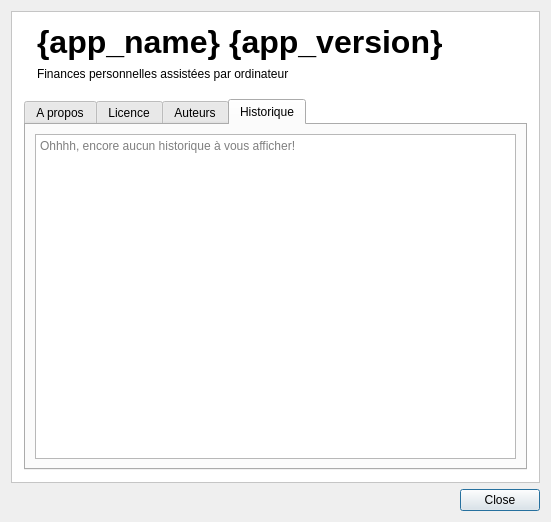
<?xml version="1.0" encoding="UTF-8"?>
<ui version="4.0">
 <class>AboutDialog</class>
 <widget class="QDialog" name="AboutDialog">
  <property name="windowModality">
   <enum>Qt::ApplicationModal</enum>
  </property>
  <property name="geometry">
   <rect>
    <x>0</x>
    <y>0</y>
    <width>551</width>
    <height>522</height>
   </rect>
  </property>
  <property name="windowTitle">
   <string>A propos de {app_name}</string>
  </property>
  <property name="windowIcon">
   <iconset resource="../resources.qrc">
    <normaloff>:/Kotidien/ui/icons/icon.svg</normaloff>:/Kotidien/ui/icons/icon.svg</iconset>
  </property>
  <property name="modal">
   <bool>true</bool>
  </property>
  <layout class="QVBoxLayout" name="verticalLayout">
   <item>
    <widget class="QFrame" name="frame">
     <property name="styleSheet">
      <string notr="true">#frame { background: #fff; }</string>
     </property>
     <property name="frameShape">
      <enum>QFrame::StyledPanel</enum>
     </property>
     <property name="frameShadow">
      <enum>QFrame::Sunken</enum>
     </property>
     <layout class="QHBoxLayout" name="horizontalLayout_2">
      <property name="leftMargin">
       <number>12</number>
      </property>
      <property name="topMargin">
       <number>12</number>
      </property>
      <property name="rightMargin">
       <number>12</number>
      </property>
      <property name="bottomMargin">
       <number>12</number>
      </property>
      <item>
       <layout class="QVBoxLayout" name="verticalLayout_2">
        <item>
         <layout class="QHBoxLayout" name="horizontalLayout">
          <item>
           <widget class="QLabel" name="logoLabel">
            <property name="text">
             <string/>
            </property>
            <property name="pixmap">
             <pixmap resource="../resources.qrc">:/Kotidien/ui/icons/icon.svg</pixmap>
            </property>
            <property name="scaledContents">
             <bool>false</bool>
            </property>
            <property name="alignment">
             <set>Qt::AlignLeading|Qt::AlignLeft|Qt::AlignTop</set>
            </property>
           </widget>
          </item>
          <item>
           <layout class="QVBoxLayout" name="verticalLayout_5">
            <item>
             <widget class="QLabel" name="nameLabel">
              <property name="sizePolicy">
               <sizepolicy hsizetype="Expanding" vsizetype="Preferred">
                <horstretch>0</horstretch>
                <verstretch>0</verstretch>
               </sizepolicy>
              </property>
              <property name="font">
               <font>
                <pointsize>24</pointsize>
                <weight>75</weight>
                <bold>true</bold>
               </font>
              </property>
              <property name="text">
               <string>&lt;html&gt;&lt;head/&gt;&lt;body&gt;&lt;p&gt;{app_name} {app_version}&lt;/p&gt;&lt;/body&gt;&lt;/html&gt;</string>
              </property>
             </widget>
            </item>
            <item>
             <widget class="QLabel" name="label_3">
              <property name="text">
               <string>Finances personnelles assistées par ordinateur</string>
              </property>
             </widget>
            </item>
           </layout>
          </item>
         </layout>
        </item>
        <item>
         <spacer name="verticalSpacer">
          <property name="orientation">
           <enum>Qt::Vertical</enum>
          </property>
          <property name="sizeType">
           <enum>QSizePolicy::Fixed</enum>
          </property>
          <property name="sizeHint" stdset="0">
           <size>
            <width>20</width>
            <height>12</height>
           </size>
          </property>
         </spacer>
        </item>
        <item>
         <widget class="QTabWidget" name="tabWidget">
          <property name="currentIndex">
           <number>3</number>
          </property>
          <widget class="QWidget" name="tab">
           <attribute name="title">
            <string>A propos</string>
           </attribute>
           <layout class="QVBoxLayout" name="verticalLayout_3">
            <item>
             <widget class="QLabel" name="descriptionLabel">
              <property name="text">
               <string>&lt;html&gt;&lt;head/&gt;&lt;body&gt;&lt;p&gt;{app_name} est une application libre écrite en language Python et visuellement construite à l'aide de la bibliothèque Qt.&lt;/p&gt;&lt;p&gt;{app_name}, propose de vous aider dans la gestion de vos finances personnelles. Sans prétentions, elle permet d'enregistrer vos transactions, tenir vos soldes à jour, et automatiser certaines taches dans le but de simplifier et fiabiliser la tenue de vos finances.&lt;/p&gt;&lt;/body&gt;&lt;/html&gt;</string>
              </property>
              <property name="alignment">
               <set>Qt::AlignLeading|Qt::AlignLeft|Qt::AlignTop</set>
              </property>
              <property name="wordWrap">
               <bool>true</bool>
              </property>
              <property name="textInteractionFlags">
               <set>Qt::LinksAccessibleByMouse|Qt::TextSelectableByKeyboard|Qt::TextSelectableByMouse</set>
              </property>
             </widget>
            </item>
            <item>
             <widget class="QLabel" name="label_5">
              <property name="text">
               <string>&lt;html&gt;&lt;head/&gt;&lt;body&gt;&lt;p&gt;{app_copyright}&lt;/p&gt;&lt;p&gt;&lt;a href=&quot;{app_licenceurl}&quot;&gt;&lt;span style=&quot; text-decoration: underline; color:#2980b9;&quot;&gt;{app_licence}&lt;/span&gt;&lt;/a&gt;&lt;/p&gt;&lt;p&gt;Adresse email: &lt;a href=&quot;mailto:{app_mail}&quot;&gt;&lt;span style=&quot; text-decoration: underline; color:#2980b9;&quot;&gt;{app_mail}&lt;/span&gt;&lt;/a&gt;&lt;/p&gt;&lt;p&gt;Site internet: &lt;a href=&quot;{app_url}&quot;&gt;&lt;span style=&quot; text-decoration: underline; color:#2980b9;&quot;&gt;{app_url}&lt;/span&gt;&lt;/a&gt;&lt;/p&gt;&lt;/body&gt;&lt;/html&gt;</string>
              </property>
              <property name="openExternalLinks">
               <bool>true</bool>
              </property>
              <property name="textInteractionFlags">
               <set>Qt::LinksAccessibleByKeyboard|Qt::LinksAccessibleByMouse</set>
              </property>
             </widget>
            </item>
           </layout>
          </widget>
          <widget class="QWidget" name="tab_2">
           <attribute name="title">
            <string>Licence</string>
           </attribute>
           <layout class="QVBoxLayout" name="verticalLayout_4">
            <property name="spacing">
             <number>0</number>
            </property>
            <property name="leftMargin">
             <number>0</number>
            </property>
            <property name="topMargin">
             <number>0</number>
            </property>
            <property name="rightMargin">
             <number>0</number>
            </property>
            <property name="bottomMargin">
             <number>0</number>
            </property>
            <item>
             <widget class="QScrollArea" name="licenceList">
              <property name="frameShape">
               <enum>QFrame::NoFrame</enum>
              </property>
              <property name="widgetResizable">
               <bool>true</bool>
              </property>
              <widget class="QWidget" name="scrollAreaWidgetContents">
               <property name="geometry">
                <rect>
                 <x>0</x>
                 <y>0</y>
                 <width>501</width>
                 <height>250</height>
                </rect>
               </property>
               <property name="sizePolicy">
                <sizepolicy hsizetype="Preferred" vsizetype="Fixed">
                 <horstretch>0</horstretch>
                 <verstretch>0</verstretch>
                </sizepolicy>
               </property>
               <property name="minimumSize">
                <size>
                 <width>0</width>
                 <height>250</height>
                </size>
               </property>
               <layout class="QGridLayout" name="gridLayout_2">
                <property name="leftMargin">
                 <number>6</number>
                </property>
                <property name="topMargin">
                 <number>6</number>
                </property>
                <property name="rightMargin">
                 <number>6</number>
                </property>
                <property name="bottomMargin">
                 <number>6</number>
                </property>
                <property name="spacing">
                 <number>0</number>
                </property>
               </layout>
              </widget>
             </widget>
            </item>
           </layout>
          </widget>
          <widget class="QWidget" name="tab_3">
           <attribute name="title">
            <string>Auteurs</string>
           </attribute>
           <layout class="QGridLayout" name="gridLayout">
            <property name="leftMargin">
             <number>0</number>
            </property>
            <property name="topMargin">
             <number>0</number>
            </property>
            <property name="rightMargin">
             <number>0</number>
            </property>
            <property name="bottomMargin">
             <number>0</number>
            </property>
            <property name="spacing">
             <number>0</number>
            </property>
            <item row="0" column="1">
             <widget class="QScrollArea" name="authorsList">
              <property name="frameShape">
               <enum>QFrame::NoFrame</enum>
              </property>
              <property name="widgetResizable">
               <bool>true</bool>
              </property>
              <widget class="QWidget" name="scrollAreaWidgetContents_2">
               <property name="geometry">
                <rect>
                 <x>0</x>
                 <y>0</y>
                 <width>501</width>
                 <height>250</height>
                </rect>
               </property>
               <property name="sizePolicy">
                <sizepolicy hsizetype="Preferred" vsizetype="Fixed">
                 <horstretch>0</horstretch>
                 <verstretch>0</verstretch>
                </sizepolicy>
               </property>
               <property name="minimumSize">
                <size>
                 <width>0</width>
                 <height>250</height>
                </size>
               </property>
               <layout class="QGridLayout" name="gridLayout_3">
                <property name="leftMargin">
                 <number>6</number>
                </property>
                <property name="topMargin">
                 <number>6</number>
                </property>
                <property name="rightMargin">
                 <number>6</number>
                </property>
                <property name="horizontalSpacing">
                 <number>0</number>
                </property>
                <property name="verticalSpacing">
                 <number>6</number>
                </property>
               </layout>
              </widget>
             </widget>
            </item>
           </layout>
          </widget>
          <widget class="QWidget" name="tab_4">
           <attribute name="title">
            <string>Historique</string>
           </attribute>
           <layout class="QVBoxLayout" name="verticalLayout_6">
            <item>
             <widget class="QTextEdit" name="changelogEdit">
              <property name="autoFormatting">
               <set>QTextEdit::AutoAll</set>
              </property>
              <property name="documentTitle">
               <string>Liste des modifications et améliorations au fil des versions</string>
              </property>
              <property name="overwriteMode">
               <bool>false</bool>
              </property>
              <property name="placeholderText">
               <string>Ohhhh, encore aucun historique à vous afficher!</string>
              </property>
             </widget>
            </item>
           </layout>
          </widget>
         </widget>
        </item>
       </layout>
      </item>
     </layout>
    </widget>
   </item>
   <item>
    <widget class="QDialogButtonBox" name="buttonBox">
     <property name="orientation">
      <enum>Qt::Horizontal</enum>
     </property>
     <property name="standardButtons">
      <set>QDialogButtonBox::Close</set>
     </property>
    </widget>
   </item>
  </layout>
 </widget>
 <resources>
  <include location="../resources.qrc"/>
 </resources>
 <connections>
  <connection>
   <sender>buttonBox</sender>
   <signal>rejected()</signal>
   <receiver>AboutDialog</receiver>
   <slot>reject()</slot>
   <hints>
    <hint type="sourcelabel">
     <x>248</x>
     <y>254</y>
    </hint>
    <hint type="destinationlabel">
     <x>157</x>
     <y>274</y>
    </hint>
   </hints>
  </connection>
 </connections>
</ui>
